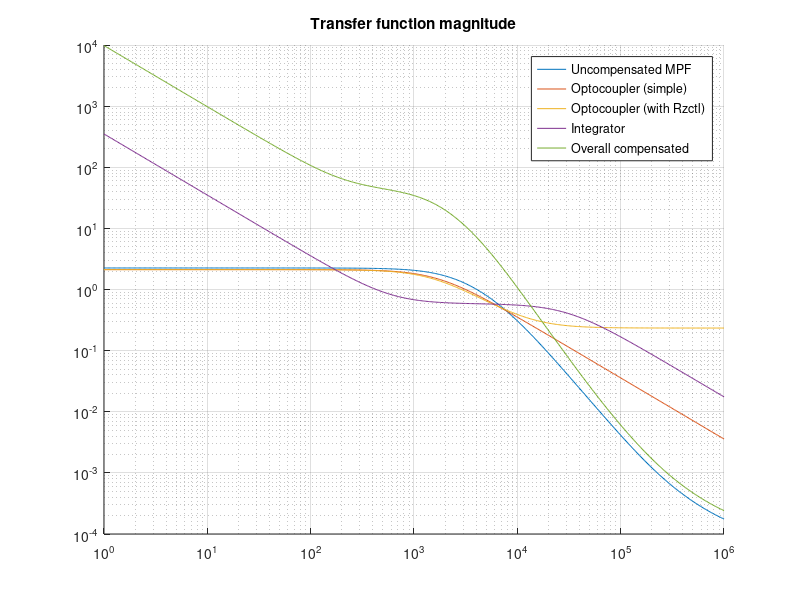
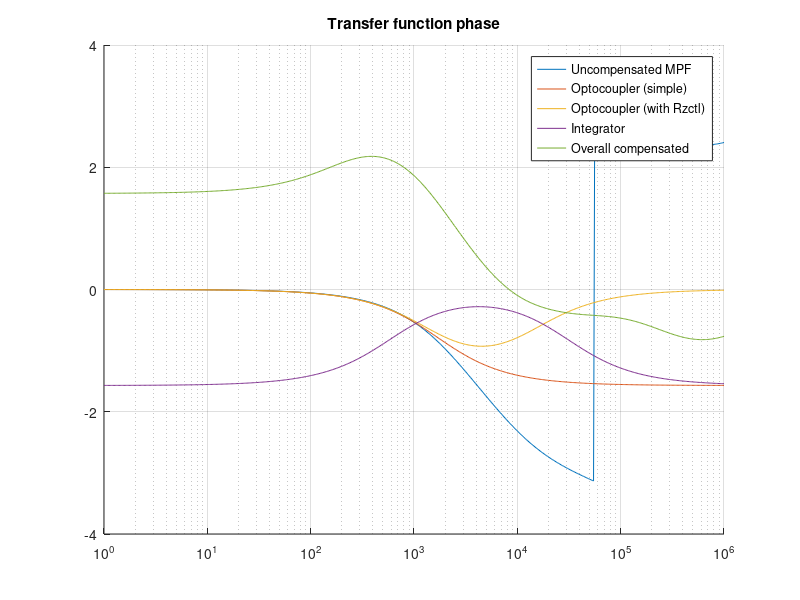

Here is the MATLAB script that generated these plots, in order:
close all
clc
clear
% Input characteristics
Vinmin=36
Vinmax=57

% Nominal and maximum output characteristics
Voutnom=3.3
Ioutmax=0.25

% maximum output ripple 2 %
Vr=Voutnom*0.02

% Controller bias power
Pbiasmax=12*1.2e-3

% DC output power
Pdcoutmax=Voutnom*Ioutmax
% Flyback max output power
Poutmax=Pdcoutmax+Pbiasmax
Rlmin=Voutnom/Ioutmax
% Min output current/power = 0 (=> DCM)

Mvdcmin=Voutnom/Vinmax
Mvdcmax=Voutnom/Vinmin
% target efficiency
etaFB=0.85
% assumed duty cycle at CCM/DCM boundary
Dbmax=0.3

Npsmin=etaFB*Dbmax/((1-Dbmax)*Mvdcmax)
% Chosen primary:secondary winding relationship
Nps=5.5

%target PWM frequency
freqnom=2e5

% Maximum magnetizing inductance for DCM
Lmmax=Nps^2*Rlmin*(1-Dbmax)^2/(2*freqnom)
% matching PoE trafo: würth electronics 750310019
% Chosen input winding inductance
Lp=310e-6

% actual min duty cycle
Dmin=Mvdcmin*sqrt(2*freqnom*Lp/(etaFB*Rlmin))
% actual max duty cycle
Dmax=Mvdcmax*sqrt(2*freqnom*Lp/(etaFB*Rlmin))

% Maximum device stresses
Ismmax=Dmin*Vinmax/(freqnom*Lp)
Idmmax=Nps*Ismmax
Vdmmax=Vinmax/Nps+Voutnom
Vsmmax=Vinmax+Nps*Voutnom

% Voltage spike at transistor turnoff
% trafo leakage inductance (max)
Ll=5e-6
% trafo primary winding resistance (max)
Rp=1.6
% trafo secondary winding resistance (max)
Rs=0.045
% trafo stray input capacitance (estimated)
Cp=10e-12

% transistor output capacitonce (Vgs=0, Vds=25)
Coss=100e-12

omegao=1/sqrt(Ll*(Coss+Cp))
freqring=omegao/(2*pi)
% characteristic impedance of ringing (input) circuit
Zo=sqrt(Ll/(Coss+Cp))
Vsmmax=Vinmax+Nps*Voutnom+Ismmax*Zo

% ringing power loss
Pring=freqnom*Ll*Ismmax^2/2

% Output filter capacitors
% assuming rc=20mOhm
rc=20e-3
Vrcpp=rc*Idmmax
Vcpp=Vr-Vrcpp
Cmin=Dmax*Voutnom/(freqnom*Rlmin*Vcpp)


% Power losses
% PMEG3050BEP diode characteristics
Vf=0.38 % @ 1A
Pvf=Vf*Ioutmax
% conduction power loss (and Vf loss?)
Pf=0.25 % approx @ 1A

% IRFL4315PBF transistor characteristics
Qg=12e-9
Coss % given above
Rds=185e-3

% max transistor conduction loss
Prdsmax=2*Rds*Dmax*Voutnom^2/(3*freqnom*Lp*Rlmin)
% switching loss
Pswmin=freqnom*Coss*Vinmin^2
Pswmax=freqnom*Coss*Vinmax^2
Pfetmin=Prdsmax+Pswmin/2
Pfetmax=Prdsmax+Pswmax/2

Prt1max=2*Rp*Dmax*Voutnom^2/(3*freqnom*Lp*Rlmin)
Prt1=2*Rp*Dmin*Voutnom^2/(3*freqnom*Lp*Rlmin)
Prt2=2*Nps*Rs*Voutnom^2/(3*Rlmin)*sqrt(2/(freqnom*Lp*Rlmin))

% Current sense resistor
Vcsmax=0.55
Rcs=Vcsmax/Ismmax

Cize=4.7e-9;
% estimate Rize at 1kHz
Rize=1/(2*pi*Cize*1e3)
% Rfbu chosen to be close to Rize=33.9 kOhm
Rfbu=41.2e3
% TLV431 ref voltage
Vref=1.24;
Rfbl=Vref*Rfbu/(Voutnom-Vref);
% => 24.8e3, chose to match standard series
Rfbl=24.3e3

% Op-amp CTR@2ma
%CTR2ma=0.2
CTR2ma=0.85
Vledopto=1.1
Iledopto=2e-3
Vledoptok=Vref+150e-3
Rob=(Voutnom-Vledopto-Vledoptok)/Iledopto;
% => 405, choose Rob=402
Rob=402

Vzdcmax=1.7;
Vctlmax=Vzdcmax+2*Vcsmax;
Vctlnom=(Vzdcmax+Vctlmax)/2
Vb=5;
Rctl=(Vb-Vzdcmax)/(Iledopto*CTR2ma);
% => 1941, choose Rctl=2k
Rctl=2e3

% Output filter and load frequency characteristics
%  --+----------+
%    |          |
%    ESRC1      |
%    C1         RLoad
%    |          |
%  --+----------+
function Z = Zout(omega, Rload)
    % filter components with parasitics
    ESRC1=10e-3;
    C1=10e-6;

    A=ESRC1+1./(i.*omega.*C1);

    Z=A.*Rload./(A+Rload);
end

f=logspace(0,6,500);

% desired loop crossover frequency F0=5.5e3 Hz
F0=3e3

% TPS23757 internal CTL to PWM divider
Kctl=2

% current sense resistor voltage slope
Sn=Vinmin*Rcs/Lp % [V/s]
% TPS23757 internal slope peak value
Vslope=155e-3
Se=Vslope*freqnom/Dmin % [V/s]
% output filter capacitance and ESR
Cof=10e-6
ESRCof=10e-3;

M=Nps*Voutnom/Vinmin;
% power stage pole 1
omegap1=2/(Rlmin*Cof)
fp1=omegap1/(2*pi)
% power stage pole 2
omegap2=2*freqnom*(1/(1+1/M))^2
fp2=omegap2/(2*pi)
% power stage zero 1
omegaz1=1/(ESRCof*Cof) % LHPZ
fz1=omegaz1/(2*pi)
% power stage zero 2
omegaz2=Nps^2*Rlmin/(M*(1+M)*Lp)
fz2=omegaz2/(2*pi)

Gfb=1/Kctl;
Go=Vinmin*Gfb*sqrt(freqnom*Rlmin/(2*Lp))*1/(Sn+Se)

function MPF=MPF(omega, Go, omegaz1, omegaz2, omegap1, omegap2)
    MPF=Go.*(1+i.*omega./omegaz1).*(1-i.*omega./omegaz2) ...
        ./((1+i.*omega./omegap1).*(1+i.*omega./omegap2));
end
mpfdata=MPF(2*pi.*f, Go, omegaz1, omegaz2, omegap1, omegap2);
absfigh=figure
hold all
loglog(f, abs(mpfdata), ";Uncompensated MPF;")
grid on
title "Transfer function magnitude"
argfigh=figure
hold all
semilogx(f, arg(mpfdata), ";Uncompensated MPF;")
grid on
title "Transfer function phase"


% Cctl as parameter since that is the unknown
% for simplified transfer function OPTOs set Rzctl = 0
function OPTO=OPTO(omega, Cctl, Rctl, Rzctl, Rob, CTR2ma, Kctl)
    OPTO=Rctl/Rob*CTR2ma.*(1+i.*omega.*Rzctl.*Cctl)./ ...
        (1+i.*omega.*(Rctl+Rzctl).*Cctl).*1/Kctl;
end


Rload=Rlmin


% Cctl selected to be sufficiently below 1 at F0. Assuming simple
% integrator with no midband gain (Riz=0). Target an initial
% abs(Gmo(2*pi*F0))>0.5-0.8 to estimate Cctl. Cctl must be limited
% to 47 nF or less. Choose abs(Gmo(2*pi*F0))=0.75
absGmo=0.75
%absGmo=1.6
Cctl=sqrt(1-(Rctl/Rob*CTR2ma/Kctl* ...
             abs(MPF(2*pi*F0, Go, omegaz1, omegaz2, omegap1, omegap2))/absGmo)^2)/ ...
     (2*pi*F0*Rctl)

Cctl=min(47e-9, Cctl);

decades=[5.6 6.8 8.2 10 12 15 18 22 27 33 39 47].*1e-9;
[tmp index] = min(abs(decades-Cctl));
printf("Chosen Cctl within decade boundaries: ")
Cctl=decades(index)

optodata=OPTO(2*pi.*f, Cctl, Rctl, 0, Rob, CTR2ma, Kctl);
figure(absfigh)
loglog(f, abs(optodata), ";Optocoupler (simple);")
figure(argfigh)
semilogx(f, arg(optodata), ";Optocoupler (simple);")


% For lower output power and voltage designs, a resistor in series
% with CCTL can provide phase boost for
% stability. Target RZCTL ~ RCTL /10).
Rzctl=249
%Rzctl=0

optodata=OPTO(2*pi.*f, Cctl, Rctl, Rzctl, Rob, CTR2ma, Kctl);
figure(absfigh)
loglog(f, abs(optodata), ";Optocoupler (with Rzctl);")
figure(argfigh)
semilogx(f, arg(optodata), ";Optocoupler (with Rzctl);")

absGmoF0=abs(MPF(2*pi*F0, Go, omegaz1, omegaz2, omegap1, omegap2)) ...
         *abs(OPTO(2*pi.*F0, Cctl, Rctl, Rzctl, Rob, CTR2ma, Kctl))

% overall transfer function unity at selected crossover yields Riz
% cannot go for unity, will choose 2, makes unstable system??
Riz=Rfbu*(2/absGmoF0-1)
% choose Ciz for a zero 4-5 times below crossover frequency
Ciz=5/(2*pi*Riz*F0)
% Cip for a pole at 10 times F0
Cip=1/(20*pi*Riz*F0)

% integrator stage transfer function
function INT=INT(omega, Riz, Rfbu, Ciz, Cip)
    INT=Riz/Rfbu.*(1+1./(i.*omega.*Riz.*Ciz))./(1+i.*omega.*Riz.*Cip);
end

intdata=INT(2*pi.*f, Riz, Rfbu, Ciz, Cip);
figure(absfigh)
loglog(f, abs(intdata), ";Integrator;")
figure(argfigh)
semilogx(f, arg(intdata), ";Integrator;")

% overall flyback transfer function
function FB=FB(omega, Rload, omegaz1, omegaz2, omegap1, omegap2, Cctl, Rctl, Rzctl, Rob, ...
               CTR2ma, Kctl, Riz, Rfbu, Ciz, Cip)
    FB=-MPF(omega, Rload, omegaz1, omegaz2, omegap1, omegap2).* ...
       OPTO(omega, Cctl, Rctl, Rzctl, Rob, CTR2ma, Kctl).* ...
       (INT(omega, Riz, Rfbu, Ciz, Cip)+1);
end

fbdata=FB(2*pi.*f, Rload, omegaz1, omegaz2, omegap1, omegap2, Cctl, Rctl, Rzctl, Rob, CTR2ma, ...
          Kctl, Riz, Rfbu, Ciz, Cip);


FBf0=FB(2*pi.*F0, Rload, omegaz1, omegaz2, omegap1, omegap2, Cctl, Rctl, Rzctl, Rob, CTR2ma, ...
        Kctl, Riz, Rfbu, Ciz, Cip)
phasemargin=arg(FBf0)*180/pi
gainF0=20*log10(abs(FBf0))

figure(absfigh)
loglog(f, abs(fbdata), ";Overall compensated;")
figure(argfigh)
semilogx(f, arg(fbdata), ";Overall compensated;")
